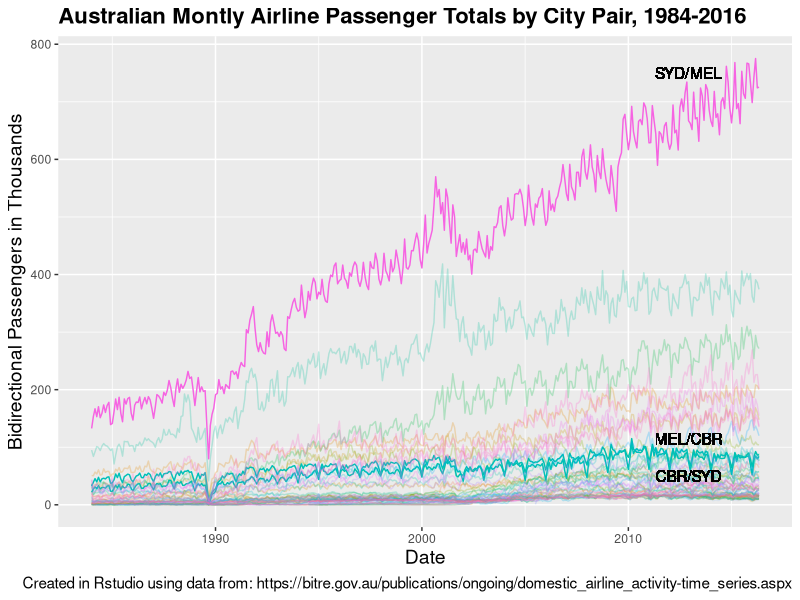

The R source for this figure:
# ====================================================================================
# Australian Airline Passenger Time Series
# Analysis by Jon Wright @citywright
# Data from Bureau of Infrastructure, Transport and Regional Economics (BITRE)
# https://bitre.gov.au/publications/ongoing/domestic_airline_activity-time_series.aspx
# Accessed on 27 July 2016
# ====================================================================================

# This script relies on the following packages already being installed:
# The caption feature of ggplot2 requires development version 2.1.0.9 which can be 
# installed from Github using >install_github("hadley/ggplot2") until this feature is
# adopted in version on CRAN.  For the time being, I recommend switching to the 
# development environment in R using library(devtools) and >dev_mode(on=TRUE)

library(ggplot2)
library(lubridate)
library(reshape2)
library(dplyr)

# ------------------------------------------------------------------------------------
# NOTE: Due to OSx Yosemite Java error in the package "xlsx", I have downloaded the 
# data manually and converted the file manually to .csv format.  Note that only the 
# tab called "Top Routes" in each spreadsheet is used in this analysis. This script 
# assumes each .csv file is already in the local working directory. (When I have a
# little more time on my hands, I'll fix up the Java error and rewrite the download
# script so that this pulls directly from the web.)
# ------------------------------------------------------------------------------------



# -- Import -- #

# Download the following files and save tab "Top Routes" as .csv file in working directory.
# "https://bitre.gov.au/publications/ongoing/files/domestic_airline_activity_Toproutes_Jan84-Jun94.xls"
# "https://bitre.gov.au/publications/ongoing/files/domestic_airline_activity_TopRoutesJuly1994June2004.xls"
# "https://bitre.gov.au/publications/ongoing/files/Domestic_aviation_activity_TopRoutesJuly2004May2016.xls"

air_1984_1994 <- read.csv(file="domestic_airline_activity_Toproutes_Jan84-Jun94.csv",
                          skip =  6, stringsAsFactors = FALSE)
air_1994_2004 <- read.csv(file="domestic_airline_activity_TopRoutesJuly1994June2004.csv",
                          skip =  7, stringsAsFactors = FALSE)
air_2004_2016 <- read.csv(file="Domestic_aviation_activity_TopRoutesJuly2004May2016.csv",
                          skip = 11, stringsAsFactors = FALSE)



# -- Clean Up -- #

# Clear out extra header rows and append the three datasets, taking only the monthly data
air01 <- air_1984_1994[-c(1:3),]
air02 <- air_1994_2004[-1,c(1:10)]
air03 <- air_2004_2016[-1,c(1:10)]
airfull <- rbind(air01,air02,air03)

# Clean up colunm names
colnames(airfull)[1:2]   <- c("City_1","City_2")
colnames(airfull)[5:8]   <- c("RevPax","AircraftTrips","LoadFactorPCT","DistanceKM")

# Convert numbers stored as strings to integers
for (j in seq(5,10)) {
    airfull[,j] <- as.numeric(gsub(",","",airfull[,j]))
}

# Convert Origin, Destination fields to factors
for (j in c(1,2)) {
    airfull[,j] <- as.factor(airfull[,j])
}


# -- Process -- #

# Convert Year and Month into single date field (for x-axis of plots)
airfull$LongDate <- ymd(with(airfull,paste(Year,Month,"1",sep="/")))

# Create CityPair field as hyphenated pair of City_1 and City_2
airfull$CityPair <- with(airfull, paste(City_1,City_2,sep="-"))

# Create RevPax field in thousands, for plotting purposes
airfull$RevPaxK <- airfull$RevPax/1000

# Create LoadFactor field in actual percentage
airfull$LoadFactor <- airfull$LoadFactorPCT/100

# Create Alpha flag to highlight city pairs along the proposed HSR routes
airfull$Alpha <- 0.4
airfull$Alpha[airfull$CityPair == "MEL-SYD"] <- 0.9
airfull$Alpha[airfull$CityPair == "CBR-MEL"] <- 0.9
airfull$Alpha[airfull$CityPair == "CBR-SYD"] <- 0.9
# Now set a dummy value to force 3rd factor value of Alpha, to bring up the opacity of the non-HSR
# city pairs. It's a hack, but it get the plot looking much better in the short time I have left!
airfull$Alpha[airfull$CityPair == "HTI-MEL"] <- 0.3 

# -- Plots -- #

# The plot thickens...
png(filename = "airline_pax_full.png", height = 480, width = 720, bg="white")
pax <- ggplot(airfull, aes(x=LongDate, y=RevPaxK, color=CityPair)) + geom_line(aes(alpha=Alpha)) +
        labs(title = "Australian Montly Airline Passenger Totals by City Pair, 1984-2016",
             caption = "Created in Rstudio using data from: https://bitre.gov.au/publications/ongoing/domestic_airline_activity-time_series.aspx") + 
        xlab("Date") + ylab("Bidirectional Passengers in Thousands") + 
        theme(plot.title = element_text(size = 16, face = "bold"),
              axis.title = element_text(size = 14),
              plot.caption = element_text(size = 11),
              legend.position = "none") +
        geom_text(aes(x=airfull$LongDate[20380], y=750, label="SYD/MEL"), color="black") +
        geom_text(aes(x=airfull$LongDate[20380], y=115, label="MEL/CBR"), color="black") +
        geom_text(aes(x=airfull$LongDate[20380], y= 50, label="CBR/SYD"), color="black")
plot(pax)
dev.off()

flt <- ggplot(airfull, aes(x=LongDate, y=AircraftTrips, color=CityPair)) + geom_line() +
        ggtitle("Monthly Domestic Airline Flights by City Pair, 1984-2016") + 
        xlab("Date") + ylab("Numnber of Flights") +  
        theme(plot.title = element_text(size = 16, face = "bold"),
              axis.title = element_text(size = 14),
              legend.position = "none")

lfp <- ggplot(airfull, aes(x=LongDate, y=LoadFactorPCT, color=CityPair)) + geom_line() +
        ggtitle("Monthly Domestic Airline Load Factor by City Pair, 1984-2016") + 
        xlab("Date") + ylab("Numnber of Flights") +  
        theme(plot.title = element_text(size = 16, face = "bold"),
              axis.title = element_text(size = 14),
              legend.position = "none")
        